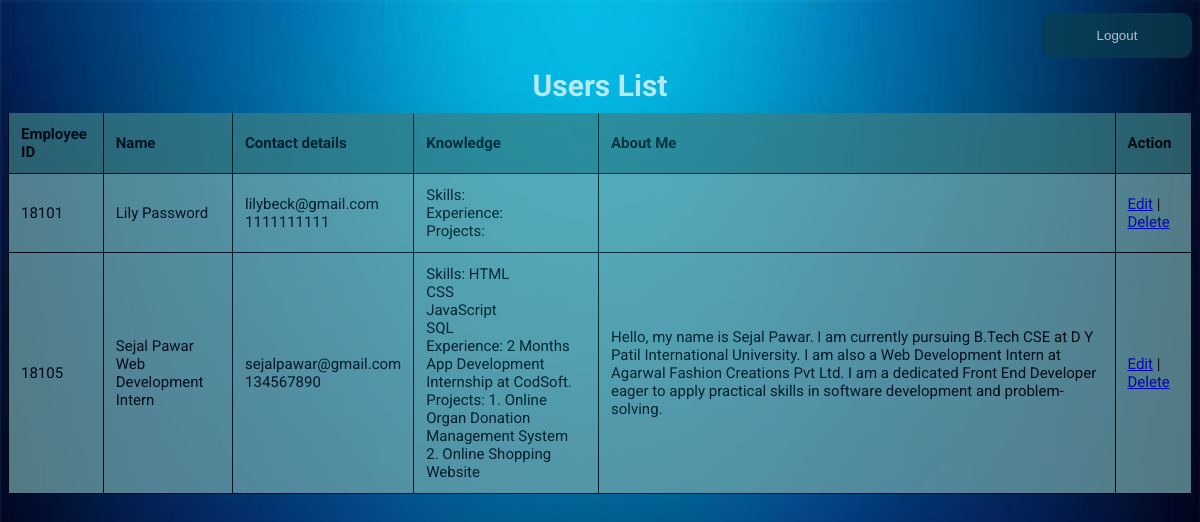
Screenshot of /admin/index.php (signed in) with the database file from the repository.
### tables this page shows
CREATE TABLE `employees` (
  `username` char(50) NOT NULL,
  `password` varchar(100) NOT NULL,
  `first_name` char(100) NOT NULL,
  `last_name` char(100) NOT NULL,
  `emp_id` int(10) NOT NULL,
  `designation` varchar(100) DEFAULT NULL,
  `about_me` varchar(500) DEFAULT NULL,
  `experience` varchar(100) DEFAULT NULL,
  `skills` varchar(500) DEFAULT NULL,
  `course` varchar(500) DEFAULT NULL,
  `projects` varchar(500) DEFAULT NULL,
  `phone_no` int(10) NOT NULL,
  `email` varchar(100) NOT NULL,
  `address` varchar(200) NOT NULL,
  `city` char(100) NOT NULL,
  `pincode` int(6) NOT NULL,
  `department` varchar(100) NOT NULL,
  `country` char(100) NOT NULL
);

### admin/index.php (the view, shortened to what this page needs)
<?php
include 'config.php';
?>
<!DOCTYPE html>
<html>
  <head>
    <link rel="stylesheet" href="https://use.fontawesome.com/releases/v5.4.1/css/all.css">
  </head>
<body>
  <div class="container">
    <div style="text-align: right;">
            <a href="logout.php"><button>Logout</button></a>
        </div>
        <h1>Users List</h1>
        <?php
        $sql = "SELECT * FROM employees";
        $result = $conn->query($sql);
        if ($result->num_rows > 0) {
            echo "<table>
            <tr>
            <th>Employee ID</th>
            <th>Name</th>
            <th>Contact details</th>
            <th>Knowledge</th>
            <th>About Me</th>
            <th>Action</th>
            </tr>";
            while($row = $result->fetch_assoc()) {
                echo "<tr>
                <td>".$row["emp_id"]."</td>
                <td>".$row["first_name"]." ".$row["last_name"]."<br>".$row["designation"]."
                </td>
                <td>".$row["email"]."<br>".$row["phone_no"]."</td>
                <td>Skills: ".$row["skills"]."<br> Experience: ".$row["experience"]."<br> Projects: ".$row["projects"]."</td>
                <td>".$row["about_me"]."</td>
                <td><a href='edit.php?hi=".$row["emp_id"]."'>Edit</a>
                | <a href='delete.php'>Delete</a></td>
                </tr>";
            }
            echo "</table>";
        } else {
            echo "0 results";
        }
        ?>
    </div>
  </body>
</html>

### admin/index.php (style rules this page uses)
html, body { display: flex; justify-content: center; font-family: Roboto, Arial, sans-serif; font-size: 15px; }
body { background-image: url('backk.jpeg'); background-repeat: no-repeat; background-attachment: fixed; background-size: 100% 100%; }
button { background-color: #0b3f50; color: white; padding: 15px 15px; margin: 10px 20px; border: none; cursor: pointer; border-radius: 10px; width: 150px; margin: 0 auto; display: inline-block; text-align: center; align-items: center; }
h1 { text-align:center; font-size: 18; margin-top: 10px; margin-bottom: 10px; color: white; }
.container { padding: 5px 0; opacity: 70%; }
table { width: 100%; border-collapse: collapse; color: black; background-color: #76abae; }
table, th, td { border: 1px solid black; border-top: none; border-bottom: 1px solid black; }
th, td { padding: 0.8em; text-align: left; }
th { background-color:#3c7e82; color: black; }

### rows the page displays
employees: emp_id "18101", first_name "Lily", last_name "Password", email "lilybeck@gmail.com", phone_no "1111111111"
employees: emp_id "18105", first_name "Sejal", last_name "Pawar", designation "Web Development Intern", email "sejalpawar@gmail.com", phone_no "134567890", skills "HTML CSS JavaScript SQL", experience "2 Months App Development Internship at CodSoft.", projects "1. Online Organ Donation Management System 2. Online Shopping Website", about_me "Hello, my name is Sejal Pawar. I am currently pursuing B.Tech CSE at D Y Patil International University. I am also a Web Development Intern at Agarwal Fashion Creations Pvt Ltd. I am a dedicated Front End Developer eager to apply practical skills in software development and problem-solving."
